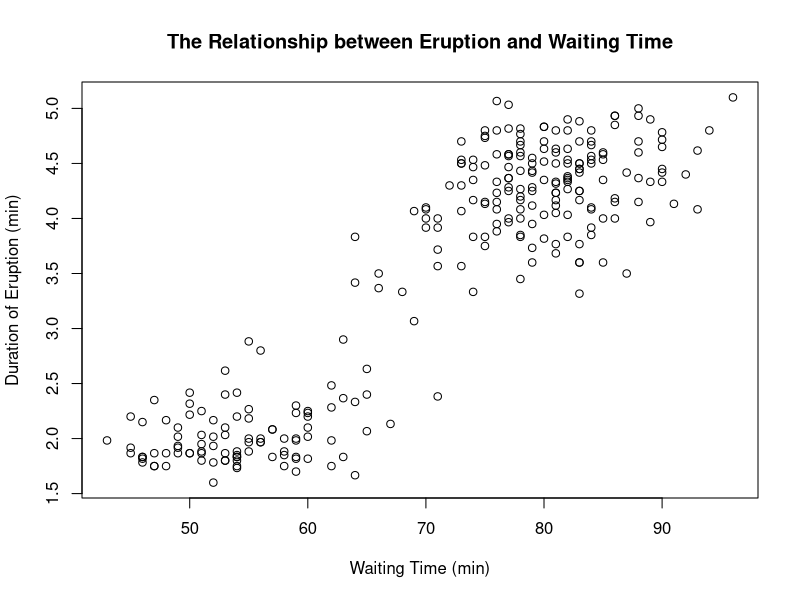
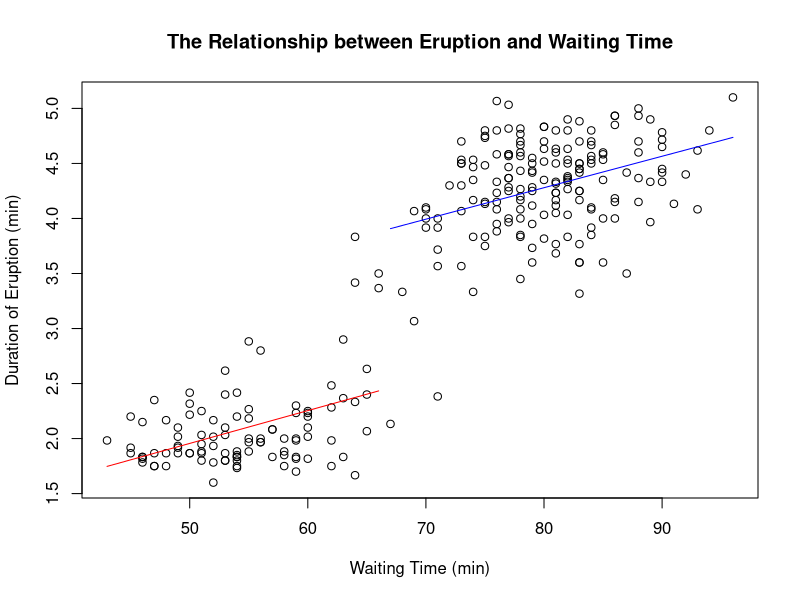

The R script that drew these images, in order:
## ---- chunk 1
  plot(faithful$waiting, faithful$eruptions, 
       main="The Relationship between Eruption and Waiting Time",
       xlab="Waiting Time (min)",
       ylab="Duration of Eruption (min)")
## ---- chunk 2
  low_wt <- faithful[faithful$waiting < 67,]
  high_wt <- faithful[faithful$waiting >= 67,]
  t.test(low_wt$eruption, high_wt$eruption, paired=FALSE, var.equal=FALSE)
## ---- chunk 3
  low_wt_lm <- lm(eruptions ~ waiting, data=low_wt)
  high_wt_lm <- lm(eruptions ~ waiting, data=high_wt)
## ---- chunk 4
  plot(faithful$waiting, faithful$eruptions, 
       main="The Relationship between Eruption and Waiting Time",
       xlab="Waiting Time (min)",
       ylab="Duration of Eruption (min)")
  lines(low_wt$waiting, low_wt_lm$fitted.values, col="red")
  lines(high_wt$waiting, high_wt_lm$fitted.values, col="blue")
